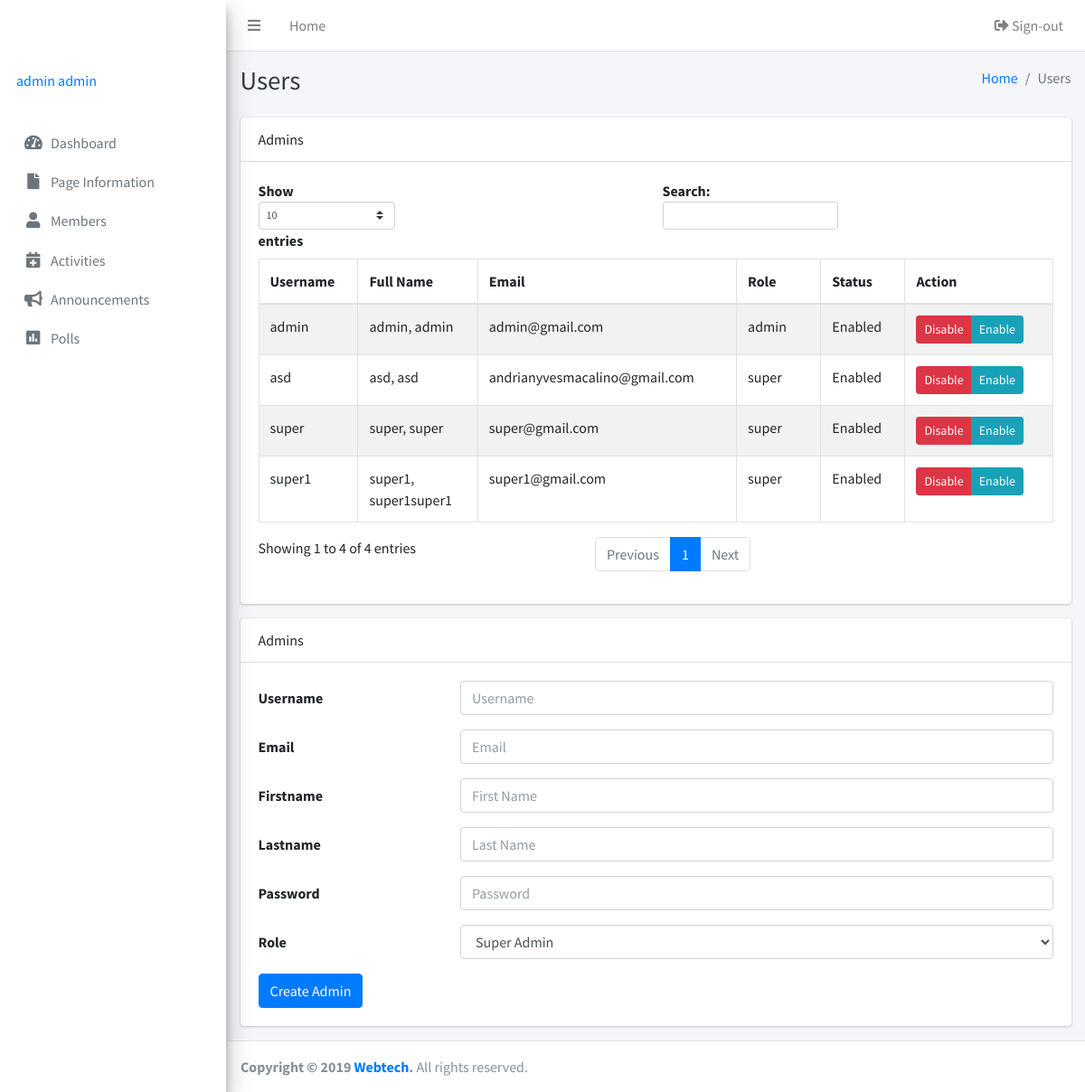
Screenshot of /admins/users.php (signed in) with the database file from the repository.
### tables this page shows
CREATE TABLE IF NOT EXISTS `accounts` (
  `id` int(255) NOT NULL AUTO_INCREMENT,
  `firstname` varchar(255) NOT NULL,
  `lastname` varchar(255) NOT NULL,
  `username` varchar(255) NOT NULL,
  `email` varchar(255) NOT NULL,
  `password` varchar(255) NOT NULL,
  `role` enum('super','admin') NOT NULL,
  `status` enum('Enabled','Disabled') NOT NULL,
  PRIMARY KEY (`id`),
  UNIQUE KEY `username` (`username`)
);

### admins/inc/session.php (called while the page is built, shortened)
<?php
	require_once 'inc/db.php';;
	if(isset($_SESSION['admin'])){
		$sql = mysqli_query($db, "SELECT * FROM accounts where `username` = '".$_SESSION['admin']."'");
		$user = mysqli_fetch_assoc($sql);
	} else {
		header('location: login.php');
		exit();
	}
?>

### admins/users.php (the view, shortened to what this page needs)
<?php
  include 'inc/session.php';
  include 'inc/header.php';
  include 'inc/db.php';
 ?>
<?php
$link = "Users";
?>
<body class="hold-transition sidebar-mini">
<div class="wrapper">
<?php include 'inc/navbar.php'; ?>
  <div class="content-wrapper">
    <div class="content-header">
      <div class="container-fluid">
        <div class="row mb-2">
          <div class="col-sm-6">
            <h1 class="m-0 text-dark">Users</h1>
          </div>
          <div class="col-sm-6">
            <ol class="breadcrumb float-sm-right">
              <li class="breadcrumb-item"><a href="#">Home</a></li>
              <li class="breadcrumb-item active">Users</li>
            </ol>
          </div>
        </div>
      </div>
    </div>
    <div class="content">
      <div class="container-fluid">
         <div class="row">
          <div class="col-12">
            <div class="card">
              <div class="card-header">
               Admins
              </div>
              <div class="card-body">
                <table class="table table-bordered table-striped display">
                  <thead>
                  <tr>
                    <th width="50">Username</th>
                    <th width="120">Full Name</th>
                    <th width="200">Email</th>
                    <th width="100">Role</th>
                    <th width="100">Status</th>
                    <th width="100">Action</th>
                  </tr>
                  </thead>
                  <tbody>
                  <?php
                  $sql = mysqli_query($db, "SELECT * FROM accounts");
                  while ($row = mysqli_fetch_array($sql)) {
                        ?>
                  <tr>
                    <td><?php echo $row['username'];?></td>
                    <td><?php echo $row['lastname'];?>, <?php echo $row['firstname'];?></td>
                    <td><?php echo $row['email'];?></td>
                    <td><?php echo $row['role'];?></td>
                    <td><?php echo $row['status'];?></td>
                    <td>
                       <div class="btn-group btn-group-sm">
                        <a href='admindisabled.php?id=<?php echo $row['id']; ?>' class="btn btn-danger">Disable</a>
                        <a href='adminenabled.php?id=<?php echo $row['id']; ?>' class="btn btn-info">Enable</a>
                      </div>
                    </td>
                  </tr>
                  <?php   } ?>
                  </tbody>
                </table>
              </div>
            </div>
          </div>
        </div>
         <div class="row">
          <div class="col-12">
            <div class="card">
              <div class="card-header">
               Admins
              </div>
              <div class="card-body">
               <form class="form-horizontal" action="users.php" method="post" >
                  <div class="form-group row">
                    <label for="inputEmail3" class="col-sm-3 col-form-label">Username</label>
                    <div class="col-sm-9">
                      <input type="text" class="form-control" placeholder="Username" name="username" required>
                    </div>
                  </div>
                  <div class="form-group row">
                    <label for="inputEmail3" class="col-sm-3 col-form-label">Email</label>
                    <div class="col-sm-9">
                      <input type="email" class="form-control" placeholder="Email" name="email" required>
                    </div>
                  </div>
                  <div class="form-group row">
                    <label for="inputEmail3" class="col-sm-3 col-form-label">Firstname</label>
                    <div class="col-sm-9">
                      <input type="text" class="form-control" placeholder="First Name" name="firstname" required>
                    </div>
                  </div>
                  <div class="form-group row">
                    <label for="inputEmail3" class="col-sm-3 col-form-label">Lastname</label>
                    <div class="col-sm-9">
                      <input type="text" class="form-control" placeholder="Last Name" name="lastname" required>
                    </div>
                  </div>
                  <div class="form-group row">
                    <label for="inputEmail3" class="col-sm-3 col-form-label">Password</label>
                    <div class="col-sm-9">
                      <input type="password" class="form-control" placeholder="Password" name="password" required>
                    </div>
                  </div>
                  <div class="form-group row">
                    <label for="inputEmail3" class="col-sm-3 col-form-label">Role</label>
                    <div class="col-sm-9">
                      <select class="form-control" name="role">
                          <option value="super">Super Admin</option>
                      </select>
                    </div>
                  </div>
                  <button type="submit" class="btn btn-primary" name="submit">Create Admin</button>
                  </form>
              </div>
            </div>
          </div>
        </div>
      </div>
    </div>
  </div>
  <?php include 'inc/footer.php'; ?>
</div>
</body>
</html>

### admins/inc/navbar.php
  <nav class="main-header navbar navbar-expand navbar-white navbar-light">
    <ul class="navbar-nav">
      <li class="nav-item">
        <a class="nav-link" data-widget="pushmenu" href="#"><i class="fas fa-bars"></i></a>
      </li>
      <li class="nav-item d-none d-sm-inline-block">
        <a href="index3.html" class="nav-link">Home</a>
      </li>
    </ul>
    <ul class="navbar-nav ml-auto">
      <li class="nav-item">
        <a class="nav-link" href="logout.php"><i class="nav-icon fas fa-sign-out-alt"></i> Sign-out</a>
      </li>
    </ul>
  </nav>
  <aside class="main-sidebar sidebar-gray elevation-4">
    <a href="index3.html" class="brand-link">
      <span class="brand-text font-weight-light">OrgIT</span>
    </a>
    <div class="sidebar">
      <div class="user-panel mt-3 pb-3 mb-3 d-flex">
        <div class="info">
          <a href="#" class="d-block"><?php echo $user['firstname']. ' '.$user['lastname']; ?></a>
        </div>
      </div>
<?php if($user['role'] == 'super'): ?>
      <nav class="mt-2">
        <ul class="nav nav-pills nav-sidebar flex-column" data-widget="treeview" role="menu" data-accordion="false">
          <li class="nav-item">
            <a href="index.php" class="nav-link <?php if($link == 'Dashboard') {echo 'active';} ?>">
              <i class="nav-icon fas fa-tachometer-alt"></i>
              <p>
                Dashboard
              </p>
            </a>
          </li>
          <li class="nav-item">
            <a href="page.php" class="nav-link <?php if($link == 'Information') {echo 'active';} ?>">
              <i class="nav-icon fas fa-file"></i>
              <p>
                Page Information
              </p>
            </a>
          </li>
          <li class="nav-item">
            <a href="allaccounts.php" class="nav-link <?php if($link == 'Accounts') {echo 'active';} ?>">
              <i class="nav-icon fas fa-users"></i>
              <p>
                All Accounts
              </p>
            </a>
          </li>
          <li class="nav-item">
            <a href="activities.php" class="nav-link <?php if($link == 'Activities') {echo 'active';} ?>">
              <i class="nav-icon fas fa-calendar-plus"></i>
              <p>
                Activities
              </p>
            </a>
          </li>
          <li class="nav-item">
            <a href="announcements.php" class="nav-link <?php if($link == 'Announcements') {echo 'active';} ?>">
              <i class="nav-icon fas fa-bullhorn"></i>
              <p>
                Announcements
              </p>
            </a>
          </li>
          <li class="nav-item">
            <a href="poll.php" class="nav-link <?php if($link == 'Polls') {echo 'active';} ?>">
              <i class="nav-icon fas fa-poll"></i>
              <p>
                Polls
              </p>
            </a>
          </li>
          <li class="nav-item">
            <a href="semester.php" class="nav-link <?php if($link == 'Semester') {echo 'active';} ?>">
              <i class="nav-icon fas fa-cog"></i>
              <p>
                Settings
              </p>
            </a>
          </li>
        </ul>
      </nav>
  <?php else: ?>
      <nav class="mt-2">
        <ul class="nav nav-pills nav-sidebar flex-column" data-widget="treeview" role="members" data-accordion="false">
          <li class="nav-item">
            <a href="index.php" class="nav-link <?php if($link == 'Dashboard') {echo 'active';} ?>">
              <i class="nav-icon fas fa-tachometer-alt"></i>
              <p>
                Dashboard
              </p>
            </a>
          </li>
          <li class="nav-item">
            <a href="page.php" class="nav-link <?php if($link == 'Information') {echo 'active';} ?>">
              <i class="nav-icon fas fa-file"></i>
              <p>
                Page Information
              </p>
            </a>
          </li>
          <li class="nav-item">
            <a href="members.php" class="nav-link <?php if($link == 'Members') {echo 'active';} ?>">
              <i class="nav-icon fas fa-user"></i>
              <p>
                Members
              </p>
            </a>
          </li>
          <li class="nav-item">
            <a href="activities.php" class="nav-link <?php if($link == 'Activities') {echo 'active';} ?>">
              <i class="nav-icon fas fa-calendar-plus"></i>
              <p>
                Activities
              </p>
            </a>
          </li>
          <li class="nav-item">
            <a href="announcements.php" class="nav-link <?php if($link == 'Announcements') {echo 'active';} ?>">
              <i class="nav-icon fas fa-bullhorn"></i>
              <p>
                Announcements
              </p>
            </a>
          </li>
          <li class="nav-item">
            <a href="poll.php" class="nav-link <?php if($link == 'Polls') {echo 'active';} ?>">
              <i class="nav-icon fas fa-poll"></i>
              <p>
                Polls
              </p>
            </a>
          </li>
        </ul>
      </nav>
  <?php endif ?>
    </div>
  </aside>

### admins/inc/header.php (style rules this page uses)
p, h1, h2, h3, h4, h5, h6, label, td, dt, dd { user-select: none; -webkit-user-select: none; -khtml-user-select: none; -moz-user-select: none; -ms-user-select: none; }

### rows the page displays
accounts: firstname "admin", lastname "admin", username "admin", email "admin@gmail.com", role "admin", status "Enabled"
accounts: username "super", lastname "super", firstname "super", email "super@gmail.com", role "super", status "Enabled"
accounts: username "super1", lastname "super1", firstname "super1super1", email "super1@gmail.com", role "super", status "Enabled"
accounts: username "asd", lastname "asd", firstname "asd", email "andrianyvesmacalino@gmail.com", role "super", status "Enabled"
